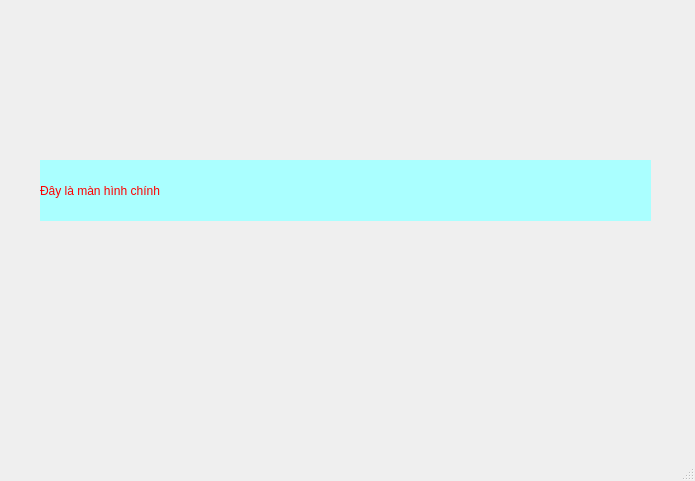
<?xml version="1.0" encoding="UTF-8"?>
<ui version="4.0">
 <class>MainWindow</class>
 <widget class="QMainWindow" name="MainWindow">
  <property name="geometry">
   <rect>
    <x>0</x>
    <y>0</y>
    <width>695</width>
    <height>481</height>
   </rect>
  </property>
  <property name="windowTitle">
   <string>MainWindow</string>
  </property>
  <widget class="QWidget" name="centralwidget">
   <widget class="QLabel" name="label">
    <property name="geometry">
     <rect>
      <x>40</x>
      <y>160</y>
      <width>611</width>
      <height>61</height>
     </rect>
    </property>
    <property name="styleSheet">
     <string notr="true">color: rgb(255, 0, 0);
background-color: rgb(170, 255, 255);
font: 36pt &quot;MS Shell Dlg 2&quot;;</string>
    </property>
    <property name="text">
     <string>Đây là màn hình chính</string>
    </property>
   </widget>
  </widget>
  <widget class="QMenuBar" name="menubar">
   <property name="geometry">
    <rect>
     <x>0</x>
     <y>0</y>
     <width>695</width>
     <height>26</height>
    </rect>
   </property>
  </widget>
  <widget class="QStatusBar" name="statusbar"/>
 </widget>
 <resources/>
 <connections/>
</ui>
